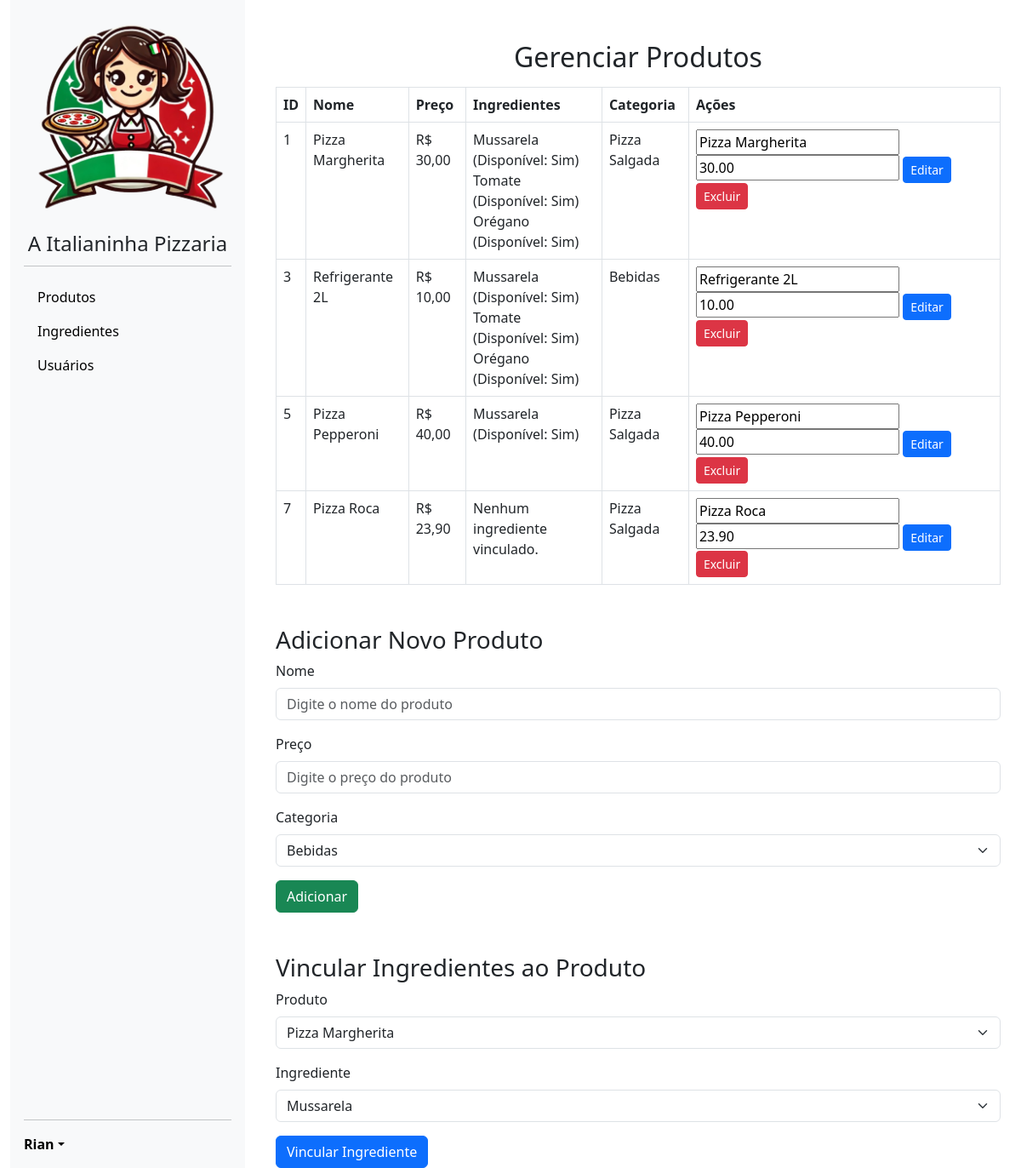
The app's page /produtos.php (signed in) with its own data.
### tables this page shows
CREATE TABLE `produto` (
  `Id_Produto` int(11) NOT NULL,
  `Nome` varchar(100) NOT NULL,
  `DataCriacao` date DEFAULT curdate(),
  `Preco` decimal(10,2) NOT NULL,
  `Descricao` text DEFAULT NULL,
  `Disponivel` tinyint(1) DEFAULT 1,
  `Id_Categoria` int(11) DEFAULT NULL
);

CREATE TABLE `ingrediente` (
  `Id_ingrediente` int(11) NOT NULL,
  `Nome` varchar(100) NOT NULL,
  `Disponivel` tinyint(1) DEFAULT 1
);

CREATE TABLE `categoria` (
  `Id_Categoria` int(11) NOT NULL,
  `Nome` varchar(50) NOT NULL
);

### web/produtos.php (called while the page is built, shortened)
<?php
include './components/layout.php';
?>

### web/classes/manipulaProduto.php (called while the page is built, shortened)
<?php
require_once 'conexaoBanco.php';
class manipulaProduto
{
    private $conexao;
    public function __construct()
    {
        $this->conexao = new conexaoBanco();
    }
    public function __destruct()
    {
        $this->conexao = null;
    }
    public function listaProduto()
    {
        $sql = "select p.nome, p.descricao, p.preco, p.id_produto, c.nome as categoria
        from produto p
        inner join categoria c on p.id_categoria = c.id_categoria";
        $stmt = $this->conexao->conectar()->query($sql);
        return $stmt->fetchAll();
    }
}
?>

### web/classes/conexaoBanco.php (called while the page is built)
<?php
class conexaoBanco
{
    private $host = "localhost";
    private $dbname = "banco";
    private $username = "root";
    private $password = "";
    private $conexao;
    public function conectar()
    {
        if ($this->conexao === null)
        {
            try
            {
                $this->conexao = new PDO("mysql:host={$this->host};dbname={$this->dbname}",
                $this->username,
                $this->password
                );
            }
            catch (PDOException $e)
            {
                echo "Erro na conexão: " . $e->getMessage();
                exit;
            }
        }
        return $this->conexao;
    }
}
?>

### web/classes/produto.php (called while the page is built, shortened)
<?php
require_once 'conexaoBanco.php';
class Produto
{
    private $conexao;
    public function __construct()
    {
        $this->conexao = new ConexaoBanco();
    }
    public function __destruct()
    {
        $this->conexao = null;
    }
    public function obterCategoria()
    {
        $sql = "select id_categoria, nome from categoria";
        $stmt = $this->conexao->conectar()->prepare($sql);
        $stmt->execute();
        return $stmt->fetchAll();
    }
}
?>

### web/classes/manipulaIngrediente.php (called while the page is built, shortened)
<?php
require_once 'conexaoBanco.php';
class manipulaIngrediente
{
    private $conexao;
    public function __construct()
    {
        $this->conexao = new conexaoBanco();
    }
    public function __destruct()
    {
        $this->conexao = null;
    }
    public function listaIngrediente()
    {
        $sql = "select * from ingrediente";
        $stmt = $this->conexao->conectar()->query($sql);
        return $stmt->fetchAll();
    }
}
?>

### web/produtosContent.php (the view, shortened to what this page needs)
<?php
require_once './classes/manipulaProduto.php';
require_once './classes/manipulaIngrediente.php';
require_once './classes/produto.php';
$manipulaProduto = new manipulaProduto();
$manipulaIngrediente = new manipulaIngrediente();
$produtos = $manipulaProduto->listaProduto();
$ingredientes = $manipulaIngrediente->listaIngrediente();
$categorias = (new Produto())->obterCategoria();
?>
<!DOCTYPE html>
<html lang="pt-BR">
<head>
    <link rel="stylesheet" href="https://cdn.jsdelivr.net/npm/bootstrap@5.3.0/dist/css/bootstrap.min.css">
</head>
<body>
    <div class="container mt-5">
        <h2 class="text-center">Gerenciar Produtos</h2>
        <table class="table table-bordered mt-3">
            <thead>
                <tr>
                    <th>ID</th>
                    <th>Nome</th>
                    <th>Preço</th>
                    <th>Ingredientes</th>
                    <th>Categoria</th>
                    <th>Ações</th>
                </tr>
            </thead>
            <tbody>
                <?php foreach ($produtos as $produto): ?>
                <tr>
                    <td><?= $produto['id_produto'] ?></td>
                    <td><?= htmlspecialchars($produto['nome']) ?></td>
                    <td>R$ <?= number_format($produto['preco'], 2, ',', '.') ?></td>
                    <td>
                        <?php
                        $sql = "select i.nome, i.disponivel
                                from ingrediente i
                                join produto_ingrediente pi on pi.id_ingrediente = i.id_ingrediente
                                where pi.id_produto = ?";
                        $stmt = (new conexaoBanco())->conectar()->prepare($sql);
                        $stmt->execute([$produto['id_produto']]);
                        $ingredientesProduto = $stmt->fetchAll(PDO::FETCH_ASSOC);
                        if ($ingredientesProduto) {
                            foreach ($ingredientesProduto as $ingrediente) {
                                echo htmlspecialchars($ingrediente['nome']) . " (Disponível: " . ($ingrediente['disponivel'] ? "Sim" : "Não") . ")<br>";
                            }
                        } else {
                            echo "Nenhum ingrediente vinculado.";
                        }
                        ?>
                    </td>
                    <td><?= htmlspecialchars($produto['categoria']) ?></td>
                    <td>
                        <form method="post" style="display:inline;">
                            <input type="text" name="nome" placeholder="Nome" required value="<?= $produto['nome'] ?>">
                            <input type="number" name="preco" placeholder="Preço" required step="0.01" value="<?= $produto['preco'] ?>">
                            <button class="btn btn-primary btn-sm">Editar</button>
                        </form>
                        <form method="post" style="display:inline;" onsubmit="return confirm('Deseja realmente excluir este produto?');">
                            <button class="btn btn-danger btn-sm">Excluir</button>
                        </form>
                    </td>
                </tr>
                <?php endforeach; ?>
            </tbody>
        </table>
        <h3 class="mt-5">Adicionar Novo Produto</h3>
        <form method="post" autocomplete="off">
            <div class="mb-3">
                <label for="nome" class="form-label">Nome</label>
                <input type="text" class="form-control" name="nome" id="nome" placeholder="Digite o nome do produto" required>
            </div>
            <div class="mb-3">
                <label for="preco" class="form-label">Preço</label>
                <input type="number" class="form-control" name="preco" id="preco" placeholder="Digite o preço do produto" required step="0.01">
            </div>
            <div class="mb-3">
                <label for="categoria" class="form-label">Categoria</label>
                <select name="categoria" id="categoria" class="form-select" required>
                    <?php foreach ($categorias as $categoria): ?>
                        <option value="<?= $categoria['id_categoria'] ?>">
                            <?= htmlspecialchars($categoria['nome']) ?>
                        </option>
                    <?php endforeach; ?>
                </select>
            </div>
            <button type="submit" class="btn btn-success">Adicionar</button>
        </form>
                <h3 class="mt-5">Vincular Ingredientes ao Produto</h3>
        <form method="post" autocomplete="off">
            <div class="mb-3">
                <label for="id_produto" class="form-label">Produto</label>
                <select name="id_produto" id="id_produto" class="form-select" required>
                    <?php foreach ($produtos as $produto): ?>
                        <option value="<?= $produto['id_produto'] ?>">
                            <?= htmlspecialchars($produto['nome']) ?>
                        </option>
                    <?php endforeach; ?>
                </select>
            </div>
            <div class="mb-3">
                <label for="id_ingrediente" class="form-label">Ingrediente</label>
                <select name="id_ingrediente" id="id_ingrediente" class="form-select" required>
                    <?php foreach ($ingredientes as $ingrediente): ?>
                        <option value="<?= $ingrediente['Id_ingrediente'] ?>">
                            <?= htmlspecialchars($ingrediente['Nome']) ?>
                        </option>
                    <?php endforeach; ?>
                </select>
            </div>
            <button type="submit" class="btn btn-primary">Vincular Ingrediente</button>
        </form>
    </div>
</body>
</html>

### web/css/sidebar.css (style rules this page uses)
body { min-height: 100vh; min-height: -webkit-fill-available; }
html { height: -webkit-fill-available; }

### records on screen
produto: Id_Produto "1", Nome "Pizza Margherita", Preco "30,00", Id_Categoria.Nome "Pizza Salgada", nome "Pizza Margherita", preco "30.00"
ingrediente: Nome "Mussarela", Disponivel "Sim"
ingrediente: Nome "Tomate", Disponivel "Sim"
ingrediente: Nome "Orégano", Disponivel "Sim"
produto: Id_Produto "3", Nome "Refrigerante 2L", Preco "10,00", Id_Categoria.Nome "Bebidas", nome "Refrigerante 2L", preco "10.00"
produto: Id_Produto "5", Nome "Pizza Pepperoni", Preco "40,00", Id_Categoria.Nome "Pizza Salgada", nome "Pizza Pepperoni", preco "40.00"
produto: Id_Produto "7", Nome "Pizza Roca", Preco "23,90", shows "Nenhum ingrediente vinculado.", Id_Categoria.Nome "Pizza Salgada", nome "Pizza Roca", preco "23.90"

### other values on screen
$_SESSION['username'] "Rian"
form field categoria "Bebidas"
form field id_produto "Pizza Margherita"
form field id_ingrediente "Mussarela"
